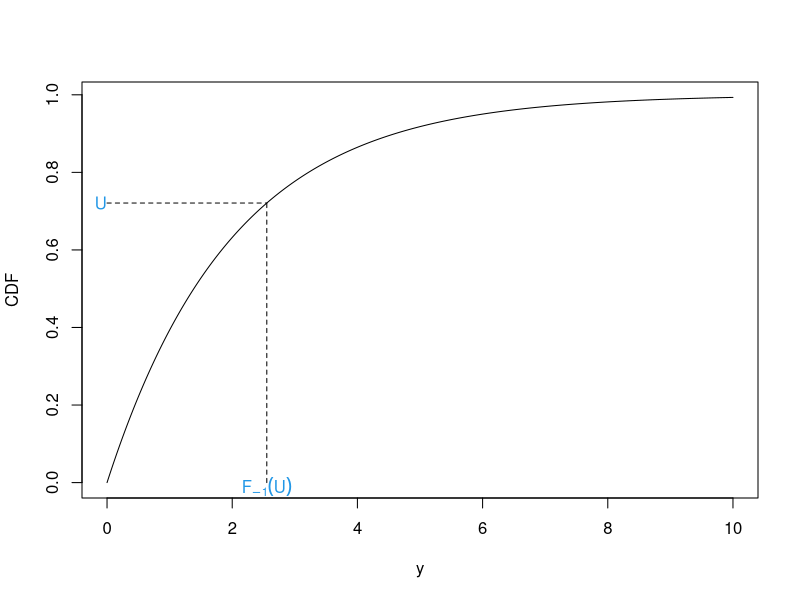
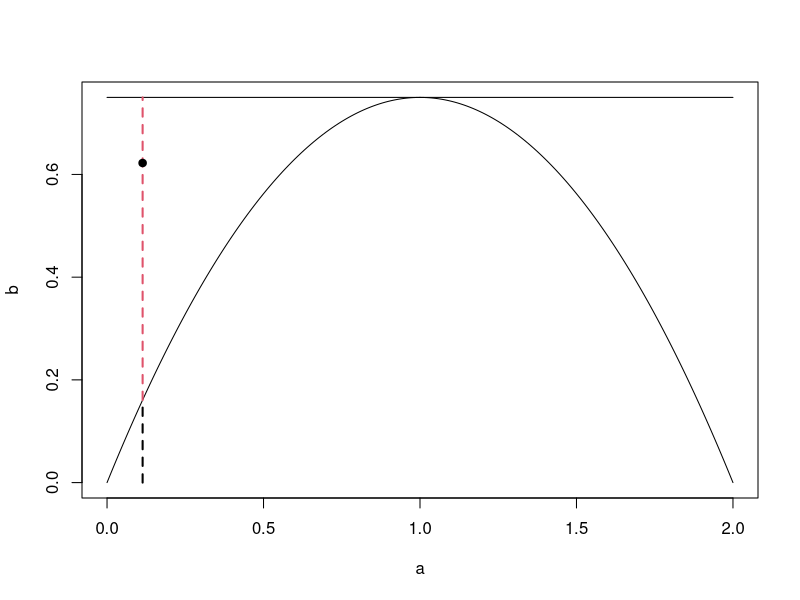
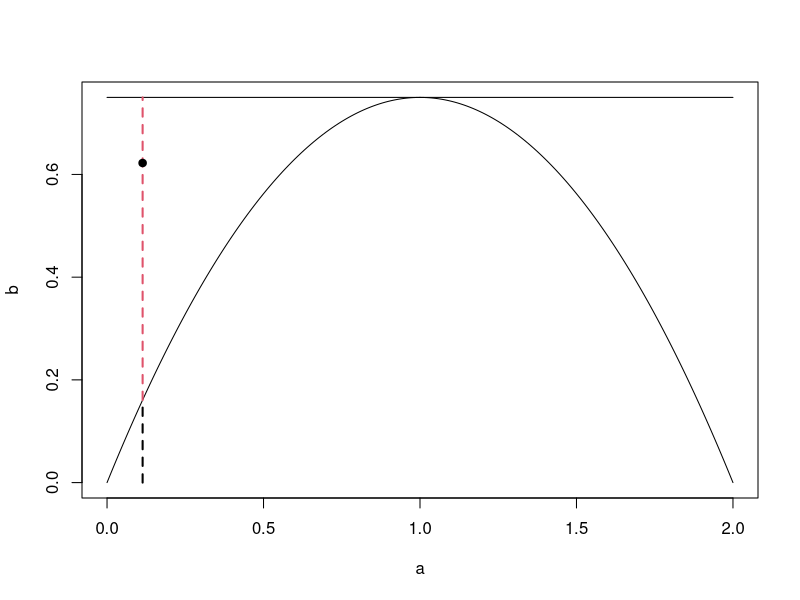
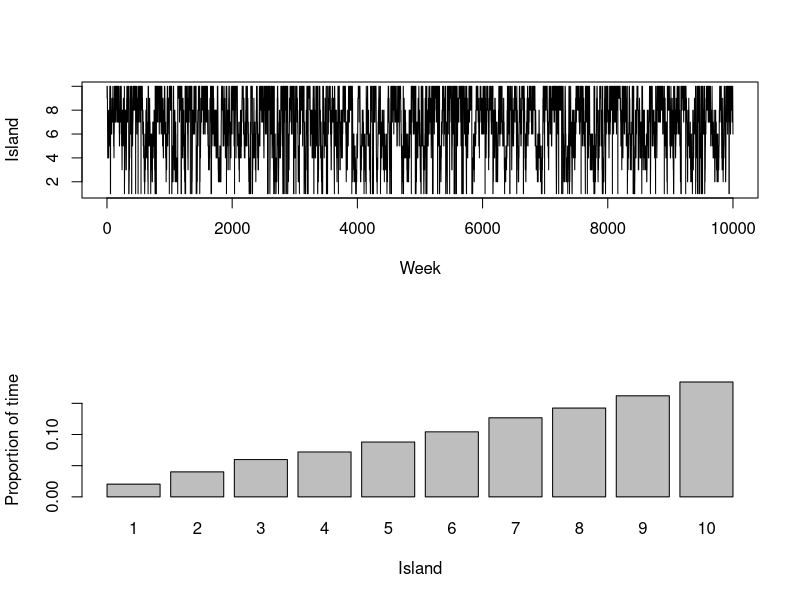
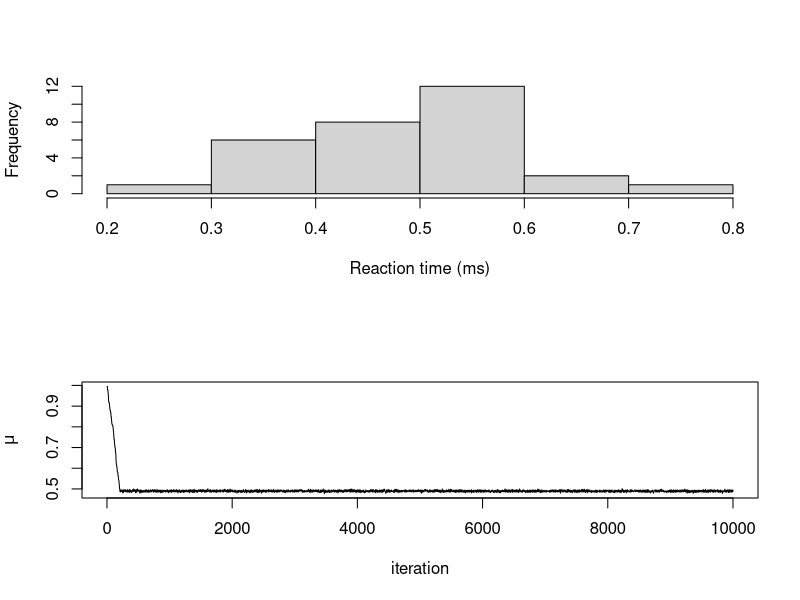
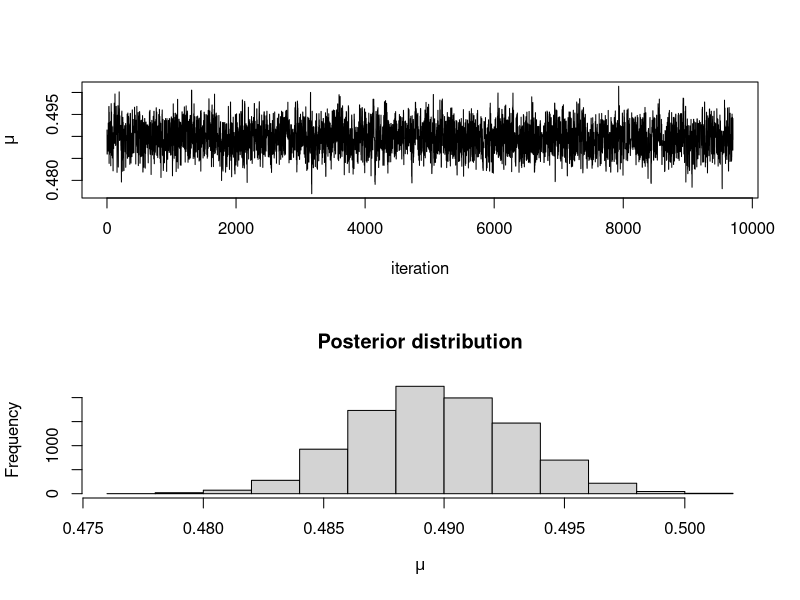
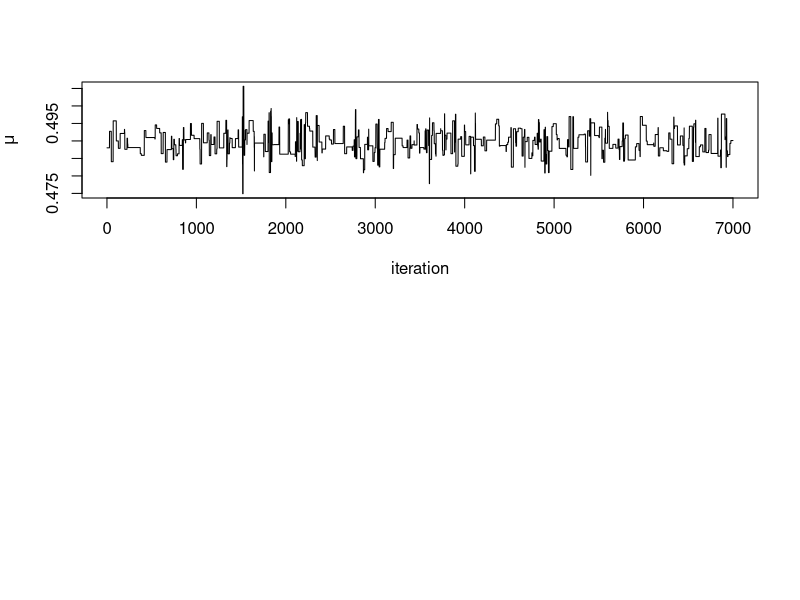
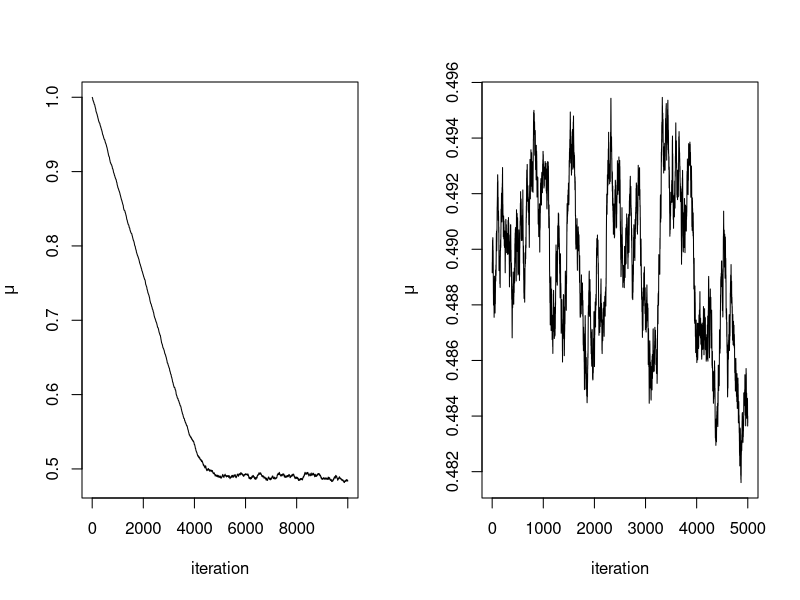

The R script that drew these images, in order: (Note: this script raises an error after producing the figures.)
## ---- chunk 1
runif(1, 0, 1)
## ---- chunk 2
set.seed(12345) # to reproduce
y <- seq(0, 10, 0.01) #Show on the interval [0, 5]
f <- 1 - exp(-0.5*y)    #Construct the cumulative density function (CDF)
plot(y, f, type ='l', xlab = "y", ylab= "CDF")

#Sample u
u <- runif(1)

#Get the corresponding y value
f.inv <- -2*log(1-u)

#plot 
segments(x0 = 0, y0 = u, x1 = f.inv, y1 = u, lty = 2)
segments(x0 = f.inv, y0 = 0, x1 = f.inv, y1 = u, lty = 2)
text(x = f.inv, y = -0.01, expression(F[-1](U)), col = 4)
text(x = -.1, y = u, "U", col = 4)
## ---- chunk 3
set.seed(1234)   #to reproduce
M <- 3/4         #set M
y <- runif(1)    #sample Y ~ Q
p <- 3/4*y*(2-y) #compute pi(y)
k <- p/(M*1)     #compute k
u <- runif(1)    #sample U ~ U[0, 1]


#Create nice plot
a <- seq(0, 2, 0.01)
b <- 3/4*a*(2-a)
c <- M*rep(1, length(a))
plot(a, b, ylim = c(0, M), type = 'l')
lines(a, c)
segments(x0 = y, y0 = 0, x1 = y,  y1 =3/4*y*(2-y) , lty = 2, lwd = 2)
segments(x0 = y,  y0 =3/4*y*(2-y), x1 = y, y1 = M, lty = 2, col = 2, lwd = 2)
points(x = y, y = u, pch = 19)
## ---- chunk 4
set.seed(1234)   #to reproduce
M <- 3/4         #set M
y <- runif(1)    #sample Y ~ Q
p <- 3/4*y*(2-y) #compute pi(y)
k <- p/(M*1)     #compute k
u <- runif(1)    #sample U ~ U[0, 1]
ifelse(u < k, 'accept', 'reject') #Accept if  u < k


#Create nice plot
a <- seq(0, 2, 0.01)
b <- 3/4*a*(2-a)
c <- M*rep(1, length(a))
plot(a, b, ylim = c(0, M), type = 'l')
lines(a, c)
segments(x0 = y, y0 = 0, x1 = y,  y1 =3/4*y*(2-y) , lty = 2, lwd = 2)
segments(x0 = y,  y0 =3/4*y*(2-y), x1 = y, y1 = M, lty = 2, col = 2, lwd = 2)
points(x = y, y = u, pch = 19)

## ---- chunk 5
weeks <- 10000
island <- numeric(weeks)
current <- 10
for(i in 1:weeks){
  ## record current position
  island[i] <- current
  
  #Flip a coin to move to a propose a new island
  proposed <- current + sample(c(1, -1), size = 1)
  
  #Ensure he loops round the island
  if(proposed < 1) 
    proposed <- 10
  if(proposed > 10)
    proposed <- 1
  
  #Decide to move
  p <- proposed/current
  u <- runif(1)
  if(u < p)
    current <- proposed
}

#Plot results
par(mfrow = c(2, 1))
plot(island, type = 'l', xlab = "Week", ylab = "Island")
barplot(table(island)/weeks, xlab = "Island", ylab = "Proportion of time")
## ---- chunk 6
y <- c(0.34, 0.47, 0.58, 0.27, 0.74, 0.44, 0.46, 0.65, 0.36, 0.55, 0.58, 0.55, 0.53, 0.56, 0.54, 0.61, 0.43, 0.52, 0.45, 0.49, 0.32, 0.33, 0.47, 0.58, 0.34, 0.60, 0.59, 0.43, 0.57, 0.34)
hist(y, main = "", xlab = "Reaction time (ms)")
## ---- chunk 7
#Set up elements for MCMC
set.seed(123) #to reproduce
n.iter   <- 10000
mu.store <- numeric(n.iter)

#Initial values
mu <- 1 
sigma <- 0.1 #known

for(i in 1:n.iter){
  
  #Propose value for mu
  mu.proposed <- runif(1, mu - 0.01, mu + 0.01)
  
  if(mu.proposed > 0){ #If mu < 0 we can reject straight away
    
    #Compute (log) acceptance probability
    log.numerator   <- -0.01*mu.proposed - sum(y - mu.proposed)^2/(2*sigma^2)
    log.denominator <- -0.01*mu - sum(y - mu)^2/(2*sigma^2)
    
    log.p.acc <- log.numerator - log.denominator
    u <- runif(1)
    
    #Accept/Reject step
    if(log(u) < log.p.acc){
      mu <- mu.proposed
    }
  }
  
  #Store mu at each iteration
  mu.store[i] <- mu
}
plot(mu.store, type = 'l', xlab = "iteration", ylab = expression(mu))
## ---- chunk 8
plot(mu.store[-c(1:300)], type = 'l', xlab = "iteration", ylab = expression(mu))
hist(mu.store[-c(1:300)], xlab = expression(mu), main = "Posterior distribution")
## ---- chunk 9
quantile(mu.store[-c(1:300)], c(0.025, 0.975))
## ---- chunk 10
set.seed(123) #to reproduce
n.iter   <- 10000
mu.store <- numeric(n.iter)

#Initial values
mu <- 1 
sigma <- 0.1 #known

for(i in 1:n.iter){
  
  #Propose value for mu
  mu.proposed <- runif(1, mu - 0.1, mu + 0.1) #Step size too big
  
  if(mu.proposed > 0){ #If mu < 0 we can reject straight away
    
    #Compute (log) acceptance probability
    log.numerator   <- -0.01*mu.proposed - sum(y - mu.proposed)^2/(2*sigma^2)
    log.denominator <- -0.01*mu - sum(y - mu)^2/(2*sigma^2)
    
    log.p.acc <- log.numerator - log.denominator
    u <- runif(1)
    
    #Accept/Reject step
    if(log(u) < log.p.acc){
      mu <- mu.proposed
    }
  }
  
  #Store mu at each iteration
  mu.store[i] <- mu
}
plot(mu.store[-c(1:3000)], type = 'l', xlab = "iteration", ylab = expression(mu))
## ---- chunk 11
set.seed(123) #to reproduce
n.iter   <- 10000
mu.store <- numeric(n.iter)

#Initial values
mu <- 1 
sigma <- 0.1 #known

for(i in 1:n.iter){
  
  #Propose value for mu
  mu.proposed <- runif(1, mu - 0.0005, mu + 0.0005) #Step size too small
  
  if(mu.proposed > 0){ #If mu < 0 we can reject straight away
    
    #Compute (log) acceptance probability
    log.numerator   <- -0.01*mu.proposed - sum(y - mu.proposed)^2/(2*sigma^2)
    log.denominator <- -0.01*mu - sum(y - mu)^2/(2*sigma^2)
    
    log.p.acc <- log.numerator - log.denominator
    u <- runif(1)
    
    #Accept/Reject step
    if(log(u) < log.p.acc){
      mu <- mu.proposed
    }
  }
  
  #Store mu at each iteration
  mu.store[i] <- mu
}
par(mfrow = c(1, 2))
plot(mu.store, type = 'l', xlab = "iteration", ylab = expression(mu))
plot(mu.store[-c(1:5000)], type = 'l', xlab = "iteration", ylab = expression(mu))
## ---- chunk 12
x <- seq(0, 5, 0.01)
lambda <- 1

#Denisties
pi.x <- 2/(sqrt(2*pi))*exp(-0.5*x^2)
q.x  <- dexp(x, lambda) 

#M
M <- 2/(lambda*sqrt(2*pi))*exp(0.5*lambda^2)

#Plot
plot(x, pi.x, type = 'l', ylim = c(0, M), xaxt = "n", yaxt = "n", xlab = "x", ylab = "density")
lines(x, M*q.x, lty = 2)
legend('topright', c(expression(pi(x)), expression(Mq(x))), lty = c(1, 2), bty = "n")
## ---- chunk 13
knitr::include_graphics("State_Space_Diagram.pdf", dpi = NA)
